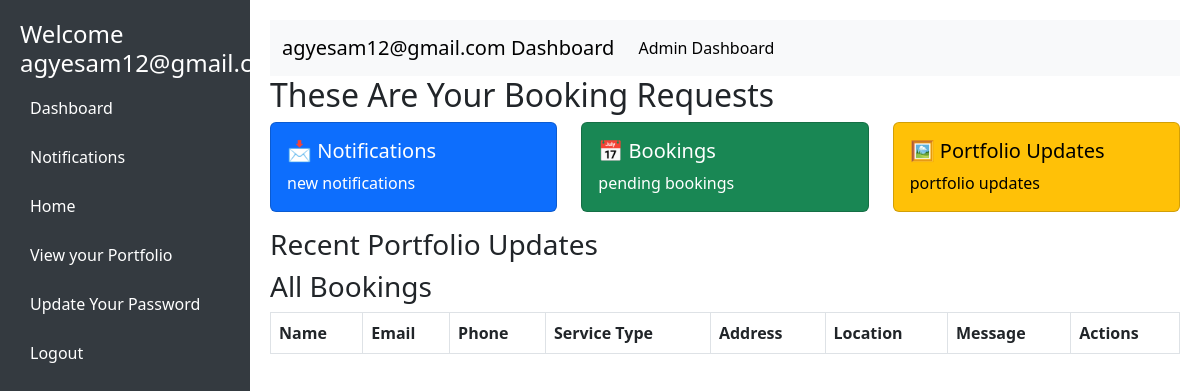
The page /booking_requests (signed in) on the database as committed earlier.
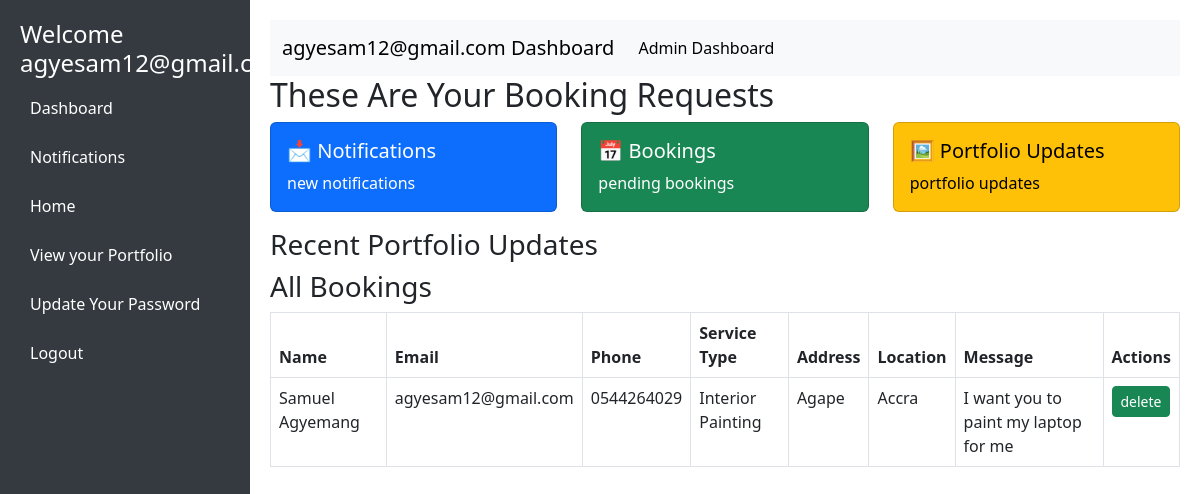
The same page on the database as committed later.
### paint/models.py (models this page shows, shortened)
class ContactRequest(models.Model):
    contact_request_id = IntegerIDField(unique=True, editable=False, primary_key=True)
    name = models.CharField(max_length=255)
    email = models.EmailField()
    phone = models.CharField(max_length=15, blank=True, null=True)
    service_type = models.CharField(max_length=100, choices=BOOKING_SERVICE_TYPE, default='Cabinet Painting')
    address = models.CharField(max_length=200, null=True, blank=True)
    location = models.CharField(max_length=200, null=True, blank=True)
    message = models.TextField(null=True)
    created_at = models.DateTimeField(auto_now_add=True)

### paint/views.py (the view)
# urls.py: path('booking_requests', views.booking_requests, name='booking_requests'),
def booking_requests(request):
    if not request.user.is_admin:
        messages.info(request, f"You are not authorized to access this page")
        return redirect("signin")
    bookings  = ContactRequest.objects.all()
    context = {'bookings':bookings}
    return render(request, 'bookings.html', context)

### paint/templates/bookings.html (shortened to what this page needs)
<!DOCTYPE html>
<html lang="en">
<head>
    <link href="https://cdn.jsdelivr.net/npm/bootstrap@5.3.0/dist/css/bootstrap.min.css" rel="stylesheet">
</head>
<body>
    <div class="sidebar">
        <h4>Welcome {{request.user.email}}</h4>
        <a href="{% url 'admin_dashboard' %}">Dashboard</a>
        <a href="{% url 'DisplayNotifications' %}">Notifications</a>
        <a href="{% url 'home' %}">Home</a>
        <a href="{% url 'portfolio_lists' %}">View your Portfolio</a>
        <a href="{% url 'update_password' %}">Update Your Password</a>
        <a href="{% url 'signout' %}">Logout</a>
    </div>
    <div class="content">
        <nav class="navbar navbar-expand-lg navbar-light bg-light">
            <div class="container-fluid">
                <a class="navbar-brand" href="#">{{request.user.email}} Dashboard</a>
                <div class="collapse navbar-collapse" id="navbarSupportedContent">
                    <ul class="navbar-nav me-auto mb-2 mb-lg-0">
                        <li class="nav-item">
                            <a class="nav-link active" aria-current="page" href="{% url 'admin_dashboard' %}">Admin Dashboard</a>
                        </li>
                    </ul>
                    <ul class="navbar-nav ms-auto mb-2 mb-lg-0">
                        <li class="nav-item">
                            <a class="nav-link position-relative notification-icon" href="{% url 'DisplayNotifications' %}">
                            </a>
                        </li>
                    </ul>
                </div>
            </div>
        </nav>
        <h2 id="dashboard">These Are Your Booking Requests</h2>
        <div class="row">
            <div class="col-md-4">
                <div class="card text-bg-primary mb-3">
                    <div class="card-body">
                        <h5 class="card-title">📩 Notifications</h5>
                        <p class="card-text">{{ total_notifications }} new notifications</p>
                    </div>
                </div>
            </div>
            <div class="col-md-4">
                <div class="card text-bg-success mb-3">
                    <div class="card-body">
                        <h5 class="card-title">📅 Bookings</h5>
                        <p class="card-text">{{ pending_bookings.count }} pending bookings</p>
                    </div>
                </div>
            </div>
            <div class="col-md-4">
                <div class="card text-bg-warning mb-3">
                    <div class="card-body">
                        <h5 class="card-title">🖼 Portfolio Updates</h5>
                        <p class="card-text">{{ portfolio_updates.count }} portfolio updates</p>
                    </div>
                </div>
            </div>
        </div>
        <h3 id="portfolio">Recent Portfolio Updates</h3>
        <h3 id="bookings">All  Bookings</h3>
        <table class="table table-bordered">
            <thead>
                <tr>
                    <th>Name</th>
                    <th>Email</th>
                    <th>Phone</th>
                    <th>Service Type</th>
                    <th>Address</th>
                    <th>Location</th>
                    <th>Message</th>
                    <th>Actions</th>
                </tr>
            </thead>
            <tbody>
                {% for booking in bookings %}
                <tr>
                    <td>{{ booking.name }}</td>
                    <td>{{ booking.email }}</td>
                    <td>{{ booking.phone }}</td>
                    <td>{{ booking.service_type }}</td>
                    <td>{{ booking.address }}</td>
                    <td>{{ booking.location }}</td>
                    <td>{{ booking.message }}</td>
                    <td>
                        <a href="#"class="btn btn-success btn-sm">delete</a>
                    </td>
                </tr>
                {% endfor %}
            </tbody>
        </table>
    </div>
</body>
</html>

Rows that differ between the two databases and show on the page:
added ContactRequest: name "Samuel Agyemang", email "agyesam12@gmail.com", phone "0544264029", service_type "Interior Painting", address "Agape", location "Accra", message "I want you to paint my laptop for me"
